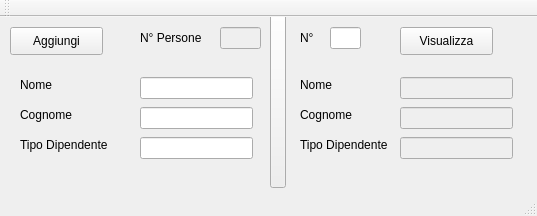
<?xml version="1.0" encoding="UTF-8"?>
<ui version="4.0">
 <class>MainWindow</class>
 <widget class="QMainWindow" name="MainWindow">
  <property name="geometry">
   <rect>
    <x>0</x>
    <y>0</y>
    <width>537</width>
    <height>216</height>
   </rect>
  </property>
  <property name="windowTitle">
   <string>Persone</string>
  </property>
  <property name="animated">
   <bool>false</bool>
  </property>
  <widget class="QWidget" name="centralWidget">
   <widget class="QPushButton" name="Add">
    <property name="geometry">
     <rect>
      <x>10</x>
      <y>10</y>
      <width>93</width>
      <height>28</height>
     </rect>
    </property>
    <property name="text">
     <string>Aggiungi</string>
    </property>
   </widget>
   <widget class="QLabel" name="Nome">
    <property name="geometry">
     <rect>
      <x>20</x>
      <y>60</y>
      <width>55</width>
      <height>16</height>
     </rect>
    </property>
    <property name="text">
     <string>Nome</string>
    </property>
   </widget>
   <widget class="QLabel" name="Cognome">
    <property name="geometry">
     <rect>
      <x>20</x>
      <y>90</y>
      <width>55</width>
      <height>16</height>
     </rect>
    </property>
    <property name="text">
     <string>Cognome</string>
    </property>
   </widget>
   <widget class="QLabel" name="TipoDipendente">
    <property name="geometry">
     <rect>
      <x>20</x>
      <y>120</y>
      <width>101</width>
      <height>16</height>
     </rect>
    </property>
    <property name="text">
     <string>Tipo Dipendente</string>
    </property>
   </widget>
   <widget class="QLineEdit" name="NomeText">
    <property name="geometry">
     <rect>
      <x>140</x>
      <y>60</y>
      <width>113</width>
      <height>22</height>
     </rect>
    </property>
   </widget>
   <widget class="QLineEdit" name="CognomeText">
    <property name="geometry">
     <rect>
      <x>140</x>
      <y>90</y>
      <width>113</width>
      <height>22</height>
     </rect>
    </property>
   </widget>
   <widget class="QLineEdit" name="TipoText">
    <property name="geometry">
     <rect>
      <x>140</x>
      <y>120</y>
      <width>113</width>
      <height>22</height>
     </rect>
    </property>
   </widget>
   <widget class="QLineEdit" name="Numb">
    <property name="geometry">
     <rect>
      <x>330</x>
      <y>10</y>
      <width>31</width>
      <height>22</height>
     </rect>
    </property>
   </widget>
   <widget class="QLineEdit" name="NomeText_2">
    <property name="enabled">
     <bool>false</bool>
    </property>
    <property name="geometry">
     <rect>
      <x>400</x>
      <y>60</y>
      <width>113</width>
      <height>22</height>
     </rect>
    </property>
   </widget>
   <widget class="QLineEdit" name="CognomeText_2">
    <property name="enabled">
     <bool>false</bool>
    </property>
    <property name="geometry">
     <rect>
      <x>400</x>
      <y>90</y>
      <width>113</width>
      <height>22</height>
     </rect>
    </property>
   </widget>
   <widget class="QLineEdit" name="TipoText_2">
    <property name="enabled">
     <bool>false</bool>
    </property>
    <property name="geometry">
     <rect>
      <x>400</x>
      <y>120</y>
      <width>113</width>
      <height>22</height>
     </rect>
    </property>
   </widget>
   <widget class="QLabel" name="Nome_2">
    <property name="geometry">
     <rect>
      <x>300</x>
      <y>60</y>
      <width>55</width>
      <height>16</height>
     </rect>
    </property>
    <property name="text">
     <string>Nome</string>
    </property>
   </widget>
   <widget class="QLabel" name="Cognome_2">
    <property name="geometry">
     <rect>
      <x>300</x>
      <y>90</y>
      <width>55</width>
      <height>16</height>
     </rect>
    </property>
    <property name="text">
     <string>Cognome</string>
    </property>
   </widget>
   <widget class="QLabel" name="TipoDipendente_2">
    <property name="geometry">
     <rect>
      <x>300</x>
      <y>120</y>
      <width>101</width>
      <height>16</height>
     </rect>
    </property>
    <property name="text">
     <string>Tipo Dipendente</string>
    </property>
   </widget>
   <widget class="QPushButton" name="Visualizza">
    <property name="geometry">
     <rect>
      <x>400</x>
      <y>10</y>
      <width>93</width>
      <height>28</height>
     </rect>
    </property>
    <property name="text">
     <string>Visualizza</string>
    </property>
   </widget>
   <widget class="QPushButton" name="pushButton">
    <property name="geometry">
     <rect>
      <x>270</x>
      <y>-10</y>
      <width>16</width>
      <height>181</height>
     </rect>
    </property>
    <property name="text">
     <string/>
    </property>
   </widget>
   <widget class="QLabel" name="label">
    <property name="geometry">
     <rect>
      <x>300</x>
      <y>10</y>
      <width>21</width>
      <height>21</height>
     </rect>
    </property>
    <property name="text">
     <string>N°</string>
    </property>
   </widget>
   <widget class="QLineEdit" name="NumeroMassimo">
    <property name="enabled">
     <bool>false</bool>
    </property>
    <property name="geometry">
     <rect>
      <x>220</x>
      <y>10</y>
      <width>41</width>
      <height>22</height>
     </rect>
    </property>
   </widget>
   <widget class="QLabel" name="label_2">
    <property name="geometry">
     <rect>
      <x>140</x>
      <y>10</y>
      <width>71</width>
      <height>21</height>
     </rect>
    </property>
    <property name="text">
     <string>N° Persone</string>
    </property>
   </widget>
  </widget>
  <widget class="QMenuBar" name="menuBar">
   <property name="geometry">
    <rect>
     <x>0</x>
     <y>0</y>
     <width>537</width>
     <height>26</height>
    </rect>
   </property>
  </widget>
  <widget class="QToolBar" name="mainToolBar">
   <attribute name="toolBarArea">
    <enum>TopToolBarArea</enum>
   </attribute>
   <attribute name="toolBarBreak">
    <bool>false</bool>
   </attribute>
  </widget>
  <widget class="QStatusBar" name="statusBar"/>
 </widget>
 <layoutdefault spacing="6" margin="11"/>
 <resources/>
 <connections/>
</ui>
